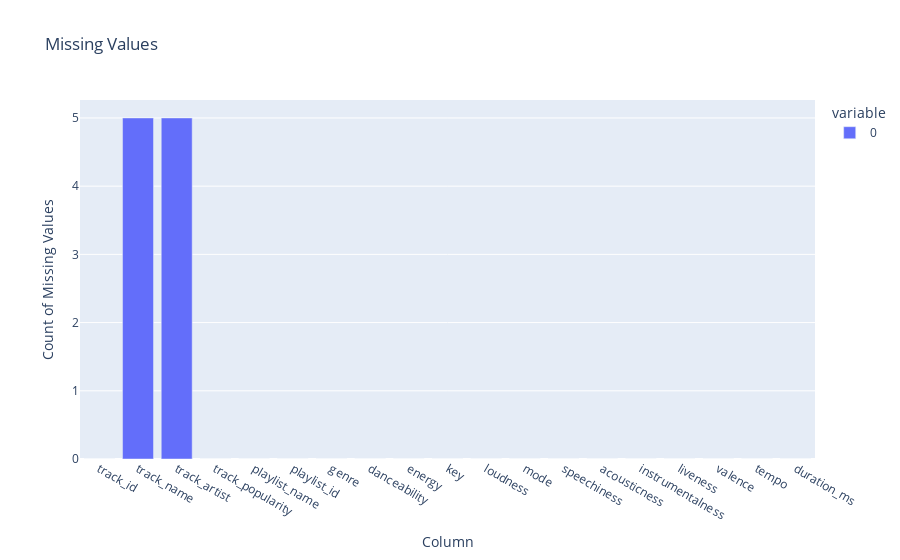

The notebook cell this image was saved under:
### Markdown cell above
### Identify missing values

### Code cell
#number of features with missing data
fig = px.bar(songs_data.isna().sum(),
                          title="Missing Values",
                          labels={"value": "Count of Missing Values", "index": "Column"},  # Change x and y label from default to something more meaningful
                          )
fig.update_coloraxes(showscale=False) #hide legend

### Figure 1 — Plotly figure (JSON) as saved in the notebook; plotly's stock layout.template omitted (floating-point values rounded to 4 significant figures)
{"data": [{"alignmentgroup": "True", "hovertemplate": "variable=0<br>Column=%{x}<br>Count of Missing Values=%{y}<extra></extra>", "legendgroup": "0", "marker": {"color": "#636efa", "pattern": {"shape": ""}}, "name": "0", "offsetgroup": "0", "orientation": "v", "showlegend": true, "textposition": "auto", "type": "bar", "x": ["track_id", "track_name", "track_artist", "track_popularity", "playlist_name", "playlist_id", "genre", "danceability", "energy", "key", "loudness", "mode", "speechiness", "acousticness", "instrumentalness", "liveness", "valence", "tempo", "duration_ms"], "xaxis": "x", "y": [0, 5, 5, 0, 0, 0, 0, 0, 0, 0, 0, 0, 0, 0, 0, 0, 0, 0, 0], "yaxis": "y"}], "layout": {"barmode": "relative", "coloraxis": {"showscale": false}, "legend": {"title": {"text": "variable"}, "tracegroupgap": 0}, "title": {"text": "Missing Values"}, "xaxis": {"anchor": "y", "domain": [0, 1], "title": {"text": "Column"}}, "yaxis": {"anchor": "x", "domain": [0, 1], "title": {"text": "Count of Missing Values"}}}}
